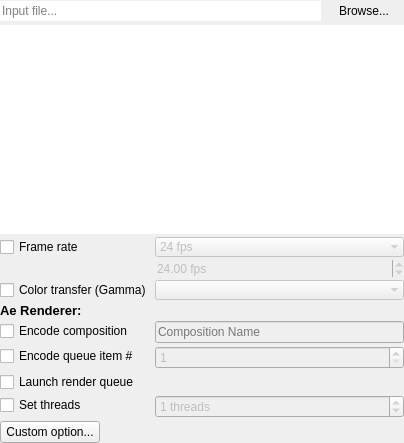
<?xml version="1.0" encoding="UTF-8"?>
<ui version="4.0">
 <class>InputWidget</class>
 <widget class="QWidget" name="InputWidget">
  <property name="geometry">
   <rect>
    <x>0</x>
    <y>0</y>
    <width>404</width>
    <height>443</height>
   </rect>
  </property>
  <property name="windowTitle">
   <string>Form</string>
  </property>
  <layout class="QVBoxLayout" name="verticalLayout_2">
   <property name="spacing">
    <number>3</number>
   </property>
   <property name="leftMargin">
    <number>0</number>
   </property>
   <property name="topMargin">
    <number>0</number>
   </property>
   <property name="rightMargin">
    <number>0</number>
   </property>
   <property name="bottomMargin">
    <number>0</number>
   </property>
   <item>
    <layout class="QHBoxLayout" name="horizontalLayout">
     <property name="spacing">
      <number>3</number>
     </property>
     <item>
      <widget class="QLineEdit" name="inputEdit">
       <property name="text">
        <string/>
       </property>
       <property name="frame">
        <bool>false</bool>
       </property>
       <property name="placeholderText">
        <string>Input file...</string>
       </property>
      </widget>
     </item>
     <item>
      <widget class="QPushButton" name="inputBrowseButton">
       <property name="text">
        <string>Browse...</string>
       </property>
       <property name="flat">
        <bool>true</bool>
       </property>
      </widget>
     </item>
    </layout>
   </item>
   <item>
    <widget class="QScrollArea" name="scrollArea">
     <property name="frameShape">
      <enum>QFrame::NoFrame</enum>
     </property>
     <property name="horizontalScrollBarPolicy">
      <enum>Qt::ScrollBarAlwaysOff</enum>
     </property>
     <property name="widgetResizable">
      <bool>true</bool>
     </property>
     <widget class="QWidget" name="scrollAreaWidgetContents">
      <property name="geometry">
       <rect>
        <x>0</x>
        <y>0</y>
        <width>404</width>
        <height>414</height>
       </rect>
      </property>
      <layout class="QVBoxLayout" name="verticalLayout" stretch="1,0">
       <property name="spacing">
        <number>3</number>
       </property>
       <property name="leftMargin">
        <number>0</number>
       </property>
       <property name="topMargin">
        <number>0</number>
       </property>
       <property name="rightMargin">
        <number>0</number>
       </property>
       <property name="bottomMargin">
        <number>0</number>
       </property>
       <item>
        <widget class="QTextBrowser" name="mediaInfosText">
         <property name="frameShape">
          <enum>QFrame::NoFrame</enum>
         </property>
         <property name="openLinks">
          <bool>false</bool>
         </property>
        </widget>
       </item>
       <item>
        <layout class="QFormLayout" name="customParamsLayout">
         <property name="horizontalSpacing">
          <number>3</number>
         </property>
         <property name="verticalSpacing">
          <number>3</number>
         </property>
         <item row="0" column="1">
          <widget class="QComboBox" name="frameRateBox">
           <property name="enabled">
            <bool>false</bool>
           </property>
           <property name="sizePolicy">
            <sizepolicy hsizetype="Minimum" vsizetype="Fixed">
             <horstretch>0</horstretch>
             <verstretch>0</verstretch>
            </sizepolicy>
           </property>
           <property name="currentIndex">
            <number>5</number>
           </property>
           <property name="frame">
            <bool>false</bool>
           </property>
           <item>
            <property name="text">
             <string>Custom</string>
            </property>
           </item>
           <item>
            <property name="text">
             <string>8 fps</string>
            </property>
           </item>
           <item>
            <property name="text">
             <string>12 fps</string>
            </property>
           </item>
           <item>
            <property name="text">
             <string>15 fps</string>
            </property>
           </item>
           <item>
            <property name="text">
             <string>23.976 fps</string>
            </property>
           </item>
           <item>
            <property name="text">
             <string>24 fps</string>
            </property>
           </item>
           <item>
            <property name="text">
             <string>25 fps</string>
            </property>
           </item>
           <item>
            <property name="text">
             <string>29.97 fps</string>
            </property>
           </item>
           <item>
            <property name="text">
             <string>30 fps</string>
            </property>
           </item>
           <item>
            <property name="text">
             <string>50 fps</string>
            </property>
           </item>
           <item>
            <property name="text">
             <string>59.94 fps</string>
            </property>
           </item>
           <item>
            <property name="text">
             <string>60 fps</string>
            </property>
           </item>
           <item>
            <property name="text">
             <string>120 fps</string>
            </property>
           </item>
          </widget>
         </item>
         <item row="1" column="1">
          <widget class="QDoubleSpinBox" name="frameRateEdit">
           <property name="enabled">
            <bool>false</bool>
           </property>
           <property name="frame">
            <bool>false</bool>
           </property>
           <property name="suffix">
            <string> fps</string>
           </property>
           <property name="minimum">
            <double>1.000000000000000</double>
           </property>
           <property name="value">
            <double>24.000000000000000</double>
           </property>
          </widget>
         </item>
         <item row="8" column="0">
          <widget class="QPushButton" name="addParamButton">
           <property name="minimumSize">
            <size>
             <width>100</width>
             <height>0</height>
            </size>
           </property>
           <property name="maximumSize">
            <size>
             <width>150</width>
             <height>16777215</height>
            </size>
           </property>
           <property name="text">
            <string>Custom option...</string>
           </property>
          </widget>
         </item>
         <item row="0" column="0">
          <widget class="QCheckBox" name="frameRateButton">
           <property name="minimumSize">
            <size>
             <width>100</width>
             <height>0</height>
            </size>
           </property>
           <property name="text">
            <string>Frame rate</string>
           </property>
          </widget>
         </item>
         <item row="2" column="0">
          <widget class="QCheckBox" name="trcButton">
           <property name="minimumSize">
            <size>
             <width>150</width>
             <height>0</height>
            </size>
           </property>
           <property name="text">
            <string>Color transfer (Gamma)</string>
           </property>
          </widget>
         </item>
         <item row="2" column="1">
          <widget class="QComboBox" name="trcBox">
           <property name="enabled">
            <bool>false</bool>
           </property>
           <property name="sizePolicy">
            <sizepolicy hsizetype="Minimum" vsizetype="Fixed">
             <horstretch>0</horstretch>
             <verstretch>0</verstretch>
            </sizepolicy>
           </property>
           <property name="currentIndex">
            <number>-1</number>
           </property>
           <property name="frame">
            <bool>false</bool>
           </property>
          </widget>
         </item>
         <item row="4" column="0">
          <widget class="QCheckBox" name="compButton">
           <property name="minimumSize">
            <size>
             <width>150</width>
             <height>0</height>
            </size>
           </property>
           <property name="toolTip">
            <string>Render and encode a specific compostion.</string>
           </property>
           <property name="text">
            <string>Encode composition</string>
           </property>
          </widget>
         </item>
         <item row="4" column="1">
          <widget class="QLineEdit" name="compEdit">
           <property name="enabled">
            <bool>false</bool>
           </property>
           <property name="placeholderText">
            <string>Composition Name</string>
           </property>
          </widget>
         </item>
         <item row="7" column="0">
          <widget class="QCheckBox" name="threadsButton">
           <property name="minimumSize">
            <size>
             <width>150</width>
             <height>0</height>
            </size>
           </property>
           <property name="toolTip">
            <string>Set the number of threads to use for the rendering process handled by DuFFmpeg</string>
           </property>
           <property name="text">
            <string>Set threads</string>
           </property>
          </widget>
         </item>
         <item row="7" column="1">
          <widget class="QSpinBox" name="threadsBox">
           <property name="enabled">
            <bool>false</bool>
           </property>
           <property name="toolTip">
            <string/>
           </property>
           <property name="suffix">
            <string> threads</string>
           </property>
           <property name="minimum">
            <number>0</number>
           </property>
           <property name="maximum">
            <number>128</number>
           </property>
           <property name="value">
            <number>1</number>
           </property>
          </widget>
         </item>
         <item row="3" column="0">
          <widget class="QLabel" name="aeLabel">
           <property name="font">
            <font>
             <pointsize>10</pointsize>
             <weight>75</weight>
             <bold>true</bold>
            </font>
           </property>
           <property name="text">
            <string>Ae Renderer:</string>
           </property>
          </widget>
         </item>
         <item row="5" column="0">
          <widget class="QCheckBox" name="rqindexButton">
           <property name="minimumSize">
            <size>
             <width>150</width>
             <height>0</height>
            </size>
           </property>
           <property name="toolTip">
            <string>Render and encode a specific item in the render queue</string>
           </property>
           <property name="text">
            <string>Encode queue item #</string>
           </property>
          </widget>
         </item>
         <item row="5" column="1">
          <widget class="QSpinBox" name="rqindexBox">
           <property name="enabled">
            <bool>false</bool>
           </property>
           <property name="toolTip">
            <string/>
           </property>
           <property name="suffix">
            <string/>
           </property>
           <property name="minimum">
            <number>1</number>
           </property>
           <property name="maximum">
            <number>99</number>
           </property>
           <property name="value">
            <number>1</number>
           </property>
          </widget>
         </item>
         <item row="6" column="0">
          <widget class="QCheckBox" name="aeRenderQueueButton">
           <property name="minimumSize">
            <size>
             <width>150</width>
             <height>0</height>
            </size>
           </property>
           <property name="toolTip">
            <string>Just render the whole render queue, without further encoding.</string>
           </property>
           <property name="text">
            <string>Launch render queue</string>
           </property>
          </widget>
         </item>
        </layout>
       </item>
      </layout>
     </widget>
    </widget>
   </item>
  </layout>
 </widget>
 <resources/>
 <connections/>
</ui>
